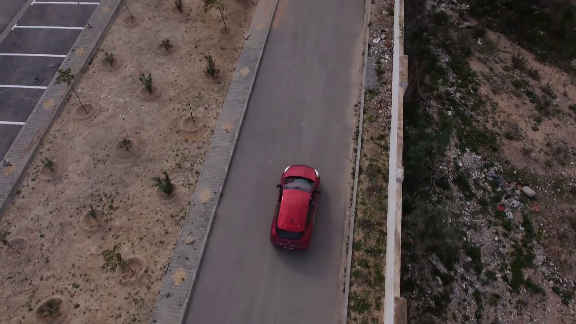
#> input picture DM01/im1.png, 576 x 324 px
$ python 'DM1_corrigé.py'
#> lines starting #> are read from the running program, lines starting #| are printed output that depends on the picture; after the words box and inside, x2 and y2 are one past the last pixel; in counts of white or black regions, pixels touching at a corner belong together; long printed decimals are rounded
# TSI Versailles
import os
os.chdir('I:\\DM1_seuillage+centre de gravité')

import numpy as np
import matplotlib.pyplot as plt
import matplotlib.image as mpimg

#affichage image couleur
img=mpimg.imread('im1.png')
#> img is the input picture: shape (324, 576, 3) float32; mean R, G, B 0.346, 0.3, 0.294
plt.figure(0)
plt.imshow(img)

#seuillage a partir d'une image RGB
print(img[0,0])
#| [0.3451 0.3216 0.3412]
print(img[200,300])
#| [0.5804 0.1765 0.251]
print(img.shape)
#| (324, 576, 3)

#Q1
s_rgb=[0.5,1,0,1,0,1]

#Q2
def seuillage_pixel(p,seuil):
    amin,amax,bmin,bmax,cmin,cmax=seuil
    if amin<p[0]<amax and bmin<p[1]<bmax and cmin<p[2]<cmax:
        p=[1,1,1]
    else:
        p=[0,0,0]
    return(p)

#Q3
def seuillage(im,seuil):
    '''seuille l'image im en utilisant le tableau seuil=[hmin,hmax,smin,smax,vmin,vmax]'''
    a,b,c=im.shape
#> a = 324; b = 576; c = 3
    im_s=np.zeros([a,b,c])
    for i in range(a):
        for j in range(b):
            im_s[i,j]=seuillage_pixel(im[i,j],seuil)
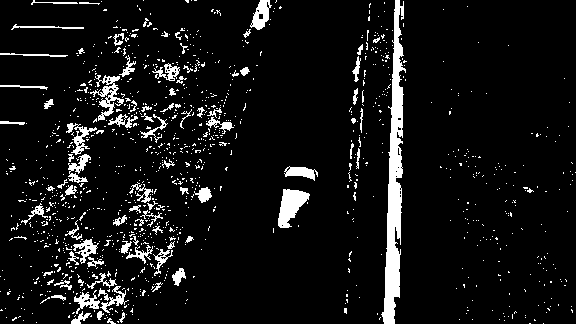
#> im_s: shape (324, 576, 3) float64; values 0 (black) and 1 (white), 7.8% white; 1158 white regions (1073 under 20 px), largest, box (x1, y1, x2, y2) and area: (381, 0, 406, 324) 3568, (278, 189, 310, 228) 712, (90, 75, 124, 121) 527
    return(im_s)

#Q4
img_s=seuillage(img,s_rgb)
plt.figure(1)
plt.imshow(img_s)
plt.imsave("im_s0.png",img_s)
#le résultat est perfectible, en effet, la voiture n'est pas correctement isolée !

#seuillage à partir d'une image HSV

#Q5
def mini(l):
    '''retourne le minimum de la liste l'''
    m=l[0]
    for e in l:
        if e<m:
            m=e
    return(m)

def maxi(l):
    '''retourne le maximum de la liste l'''
    m=l[0]
    for e in l:
        if e>m:
            m=e
    return(m)
# >>> maxi([4,1,6])
#6
# >>> mini([4,1,6])
#1

#Q6
def RGB_to_HSV(rgb):
    '''retourne la liste de 3 éléments [h,s,v] calculée à partir de la liste de 3 éléments  [r,g,b]'''
    R,G,B=rgb
    Cmax=maxi(rgb)
    delta=maxi(rgb)-mini(rgb)
    eps=0.000000001
    #calcul de H
    if abs(delta) < eps:
        H=0
    else:
        if R==Cmax:
            H=1/6*(((G-B)/delta)%6)
        elif G==Cmax:
            H=1/6*(2+(B-R)/delta)
        elif B==Cmax:
            H=1/6*(4+(R-G)/delta)
    #calcul de S
    if abs(Cmax)<eps:
        S=0
    else:
        S=delta/Cmax

    V=Cmax
    return([H,S,V])

#blanc
# >>> rgb_to_hsv([1,1,1])
#[0, 0, 1]
#noir
# >>> rgb_to_hsv([0,0,0])
#[0, 0, 0]
#rouge
# >>> rgb_to_hsv([1,0,0])
#[0.0, 1.0, 1]

#Q7
def conversion_RGB_HSV(im_rgb):
    '''convertit une image au format rgb au format hsv'''
    a,b,c=im_rgb.shape
    im_hsv=np.zeros([a,b,c])
    for i in range(a):
        for j in range(b):
           hsv=RGB_to_HSV(im_rgb[i,j])
           im_hsv[i,j]=hsv
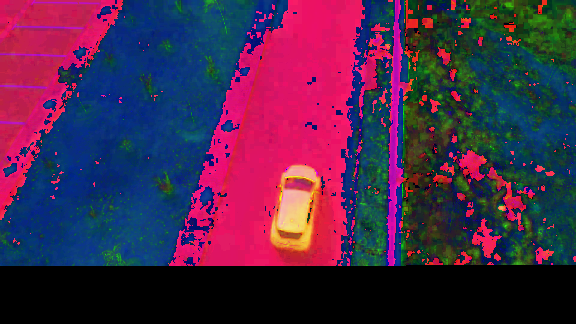
#> im_hsv: shape (324, 576, 3) float64; mean R, G, B 0.288, 0.157, 0.285
    return(im_hsv)

#Q8
s_hsv=[0.7,1,0.5,1,0,1]

#Q9
#> (the run stopped early here; a loop or call above may not have finished)
